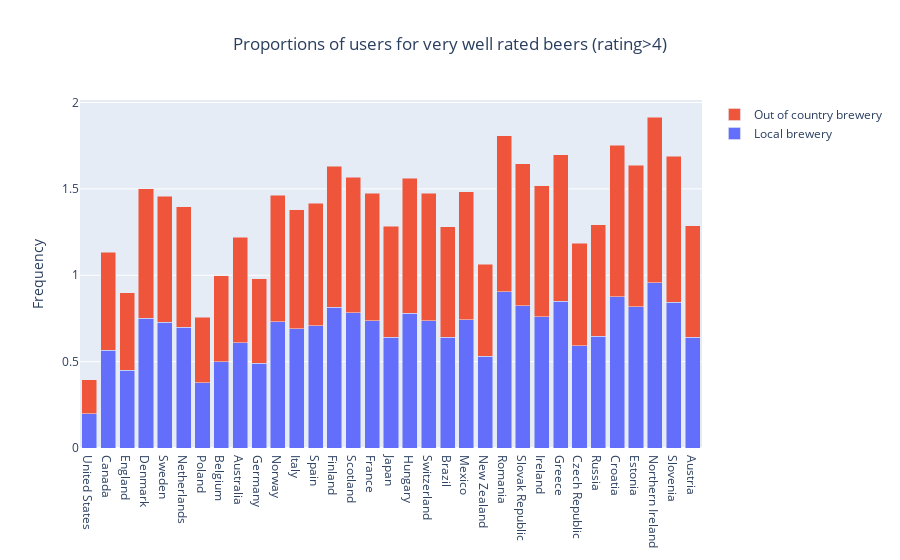

The cell this chart's notebook holds for it:
### Code cell
# Set the data for the plot
x = df_country_barplot['Countries']
y1 = df_country_barplot['Out of country/state brewery']
y2 = df_country_barplot['Local brewery']

# Create the figure and plot
fig = go.Figure()
fig.add_trace(go.Bar(x=x, y=y2, name='Local brewery', base=0))
fig.add_trace(go.Bar(x=x, y=y1, name='Out of country brewery', base=y2))


# Customize the layout and show the plot
fig.update_layout(barmode='stack', yaxis=dict(title='Frequency'), title='Proportions of users for very well rated beers (rating>4)', title_x= 0.5, paper_bgcolor= 'rgba(0,0,0,0)')
fig.show()

fig.write_html('../plots_html/barplot_countries.html')

### Figure 1 — Plotly figure (JSON) as saved in the notebook; plotly's stock layout.template omitted (floating-point values rounded to 4 significant figures)
{"data": [{"base": 0, "name": "Local brewery", "type": "bar", "x": ["United States", "Canada", "England", "Denmark", "Sweden", "Netherlands", "Poland", "Belgium", "Australia", "Germany", "Norway", "Italy", "Spain", "Finland", "Scotland", "France", "Japan", "Hungary", "Switzerland", "Brazil", "Mexico", "New Zealand", "Romania", "Slovak Republic", "Ireland", "Greece", "Czech Republic", "Russia", "Croatia", "Estonia", "Northern Ireland", "Slovenia", "Austria"], "y": [0.198, 0.5661, 0.449, 0.7505, 0.7286, 0.6981, 0.3783, 0.4989, 0.6099, 0.49, 0.7315, 0.6901, 0.7087, 0.8153, 0.7839, 0.7369, 0.6416, 0.7807, 0.7375, 0.6403, 0.7419, 0.5315, 0.9038, 0.823, 0.7591, 0.8483, 0.5929, 0.6457, 0.8769, 0.819, 0.957, 0.8452, 0.6426]}, {"base": [0.198, 0.5661, 0.449, 0.7505, 0.7286, 0.6981, 0.3783, 0.4989, 0.6099, 0.49, 0.7315, 0.6901, 0.7087, 0.8153, 0.7839, 0.7369, 0.6416, 0.7807, 0.7375, 0.6403, 0.7419, 0.5315, 0.9038, 0.823, 0.7591, 0.8483, 0.5929, 0.6457, 0.8769, 0.819, 0.957, 0.8452, 0.6426], "name": "Out of country brewery", "type": "bar", "x": ["United States", "Canada", "England", "Denmark", "Sweden", "Netherlands", "Poland", "Belgium", "Australia", "Germany", "Norway", "Italy", "Spain", "Finland", "Scotland", "France", "Japan", "Hungary", "Switzerland", "Brazil", "Mexico", "New Zealand", "Romania", "Slovak Republic", "Ireland", "Greece", "Czech Republic", "Russia", "Croatia", "Estonia", "Northern Ireland", "Slovenia", "Austria"], "y": [0.198, 0.5661, 0.449, 0.7505, 0.7286, 0.6981, 0.3783, 0.4989, 0.6099, 0.49, 0.7315, 0.6901, 0.7087, 0.8153, 0.7839, 0.7369, 0.6416, 0.7807, 0.7375, 0.6403, 0.7419, 0.5315, 0.9038, 0.823, 0.7591, 0.8483, 0.5929, 0.6457, 0.8769, 0.819, 0.957, 0.8452, 0.6426]}], "layout": {"barmode": "stack", "paper_bgcolor": "rgba(0,0,0,0)", "title": {"text": "Proportions of users for very well rated beers (rating>4)", "x": 0.5}, "yaxis": {"title": {"text": "Frequency"}}}}
